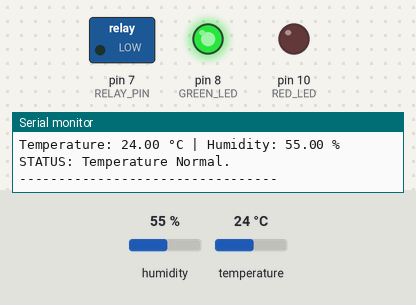
Bench run of a sketch on a simulated Arduino Uno, built with avr-gcc and run on an emulated ATmega328P. On the bench: switched loads named in the sketch (green lamp = pin HIGH), output pins drawn as LEDs (lit = HIGH), the last lines printed to the serial monitor. The inputs (shaded band) are chosen by the test bench; at power-on: temperature 24 °C, humidity 55 %.

Above: at 1.2 s.
1.3 s: temperature set to 28 °C
4.1 s: temperature set to 31 °C
At 5.2 s:
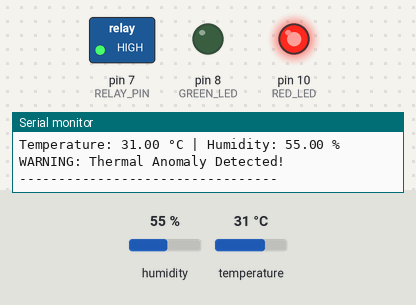
6.9 s: temperature set to 12 °C
At 9.6 s:
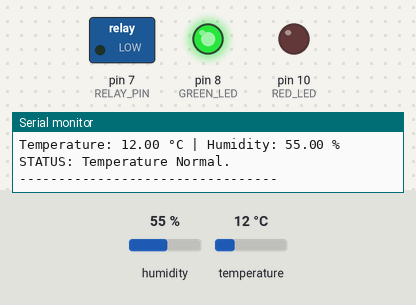
9.9 s: temperature set to 33 °C
At 11.8 s:
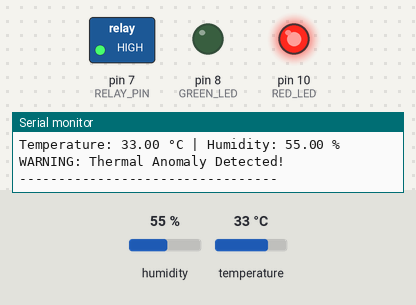
Timing chart, 0 to 13.3 s (numbered marks = the images above; inputs shaded):
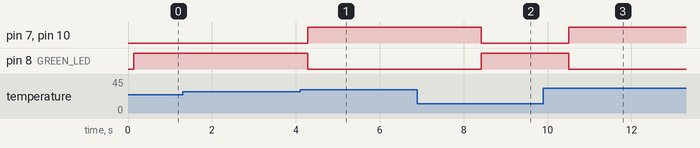

Measured:
- the behaviour switches between 29 and 30 °C on temperature (found by bisection; images 0 and 1)
- after the input at 4.1 s, pin 7 (RELAY_PIN), pin 10 (RED_LED): LOW → HIGH after 0.18 s; pin 8 (GREEN_LED): HIGH → LOW after 0.18 s
- after the input at 6.9 s, pin 7 (RELAY_PIN), pin 10 (RED_LED): HIGH → LOW after 1.5 s; pin 8 (GREEN_LED): LOW → HIGH after 1.5 s
- after the input at 9.9 s, pin 7 (RELAY_PIN), pin 10 (RED_LED): LOW → HIGH after 0.60 s; pin 8 (GREEN_LED): HIGH → LOW after 0.60 s

The sketch:

aditi_1.ino
```cpp
#include <DHT.h>

#define DHTPIN 2
#define DHTTYPE DHT11

#define RELAY_PIN 7
#define GREEN_LED 8
#define RED_LED 10

#define TEMP_THRESHOLD 30.0

DHT dht(DHTPIN, DHTTYPE);

void setup() {
  Serial.begin(9600);

  dht.begin();

  pinMode(RELAY_PIN, OUTPUT);
  pinMode(GREEN_LED, OUTPUT);
  pinMode(RED_LED, OUTPUT);


  digitalWrite(RELAY_PIN, LOW);
  digitalWrite(GREEN_LED, LOW);
  digitalWrite(RED_LED, LOW);

  Serial.println("=================================");
  Serial.println(" Arduino Thermal Anomaly Detection");
  Serial.println("=================================");
  Serial.println("System Started...");
}

void loop() {

  float temperature = dht.readTemperature();
  float humidity = dht.readHumidity();


  if (isnan(temperature) || isnan(humidity)) {
    Serial.println("ERROR: Invalid DHT11 sensor data!");

    digitalWrite(GREEN_LED, LOW);
    digitalWrite(RED_LED, HIGH);
    digitalWrite(RELAY_PIN, LOW);

    delay(2000);
    return;
  }

  Serial.print("Temperature: ");
  Serial.print(temperature);
  Serial.print(" °C | Humidity: ");
  Serial.print(humidity);
  Serial.println(" %");

  if (temperature >= TEMP_THRESHOLD) {


    Serial.println("WARNING: Thermal Anomaly Detected!");

    digitalWrite(GREEN_LED, LOW);


    digitalWrite(RED_LED, HIGH);

    digitalWrite(RELAY_PIN, HIGH);

  } else {


    Serial.println("STATUS: Temperature Normal.");

    digitalWrite(RED_LED, LOW);


    digitalWrite(GREEN_LED, HIGH);

    digitalWrite(RELAY_PIN, LOW);
  }

  Serial.println("---------------------------------");

  delay(2000);
}
```
